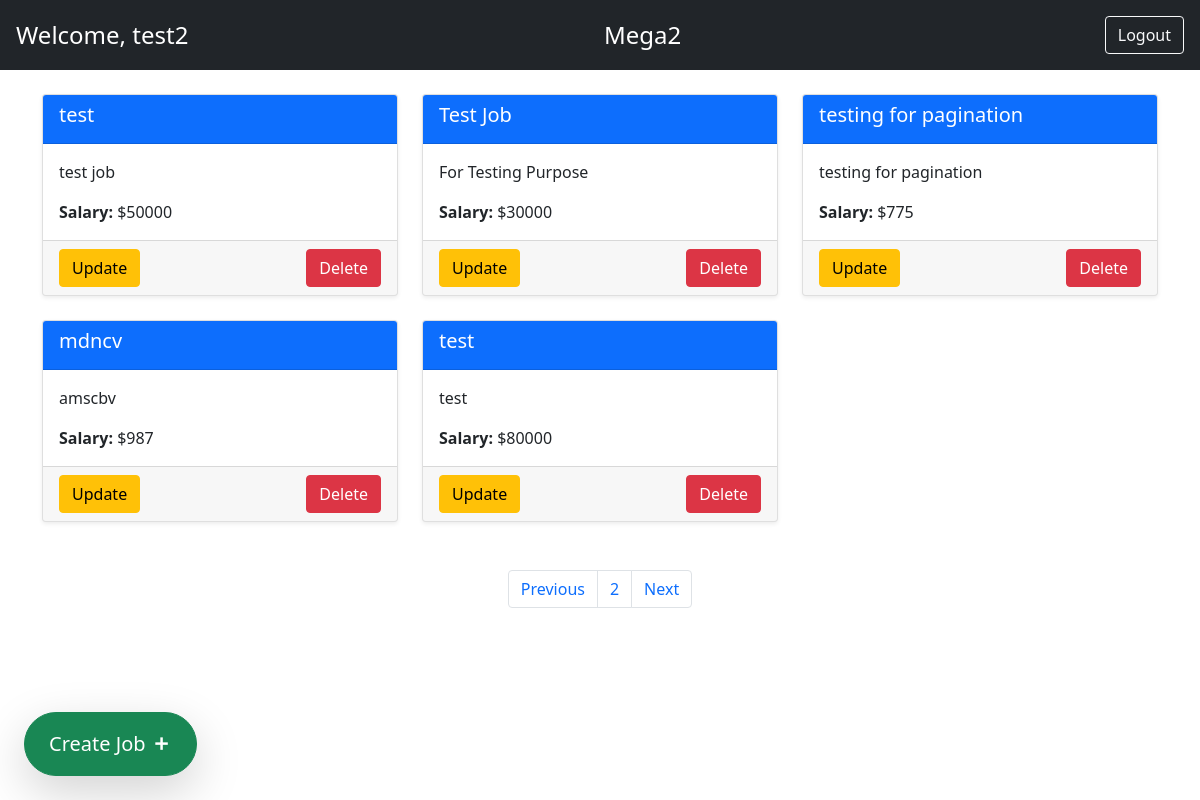
Page /auth/home/?page=2 (signed in) on the committed database.
### authentication/models.py (models this page shows, shortened)
class CustomUser(AbstractBaseUser):
    email = models.EmailField(unique=True)
    first_name = models.CharField(max_length=100)
    is_active = models.BooleanField(default=True)
    objects = CustomUserManager()
    USERNAME_FIELD = 'email'
    REQUIRED_FIELDS = ['first_name']

### jobs/models.py (models this page shows, shortened)
class Company(models.Model):
    user = models.OneToOneField(get_user_model(), on_delete=models.CASCADE)
    name = models.CharField(max_length=255)
    description = models.TextField(blank=True)
    def __str__(self):
        return self.name

class Job(models.Model):
    title = models.CharField(max_length=255)
    description = models.TextField(blank=True)
    salary = models.IntegerField()
    company = models.ForeignKey(Company, on_delete=models.CASCADE, related_name='jobs',null=False)  # One company can have many jobs (for total participation the foreignky has null constraint)

### authentication/views.py (the view, shortened to what this page needs)
# urls.py: path('home/',home_view,name='home')
@login_required
def home_view(request):
    page_num = request.GET.get('page', 1)
    jobs = Job.objects.all()  # pylint: disable=no-member
    paginator = Paginator(jobs, 5)
    page_obj = paginator.get_page(page_num)
    jobs = page_obj.object_list
    if Company.objects.filter(user=request.user).exists():  # pylint: disable=no-member
        company = Company.objects.filter(user=request.user).first()  # pylint: disable=no-member
        res_obj = {'jobs': jobs, 'user': request.user, 'company': company, 'page_obj': page_obj}
        return render(request, 'home.html', res_obj)

### authentication/templates/home.html (shortened to what this page needs)
<!DOCTYPE html>
<html lang="en">
<head>
    <link href="https://cdn.jsdelivr.net/npm/bootstrap@5.0.2/dist/css/bootstrap.min.css" rel="stylesheet">
    <link rel="stylesheet" href="https://cdnjs.cloudflare.com/ajax/libs/remixicon/4.6.0/remixicon.css" />
    </head>
<body>
    <div class="bg-dark text-white p-3">
        <div class="d-flex justify-content-between align-items-center">
            <div class="fs-4">Welcome,
                {% if user.is_authenticated %}
                    {{ user.first_name }}
                {% else %}
                    Guest
                {% endif %}
            </div>
            <div class="fs-4">
                {{company}}
            </div>
            <div>
                {% if user.is_authenticated %}
                    <a href="{% url 'logout' %}" class="btn btn-outline-light ms-2">Logout</a>
                {% else %}
                    <a href="{% url 'login' %}" class="btn btn-outline-light ms-2">Sign In</a>
                    <a href="{% url 'register' %}" class="btn btn-outline-light ms-2">Register</a>
                {% endif %}
            </div>
        </div>
    </div>
    <div class="container mt-4">
        <div class="row">
            {% for job in jobs %}
                <div class="col-md-4 mb-4">
                    <div class="card shadow-sm h-100">
                        <div class="card-header bg-primary text-white">
                            <h5 class="card-title">{{ job.title }}</h5>
                        </div>
                        <div class="card-body">
                            <p class="card-text">{{ job.description|truncatewords:20 }}</p>
                            <p class="card-text"><strong>Salary: </strong>${{ job.salary }}</p>
                        </div>
                        {% if job.company == company %}
                        <div class="card-footer d-flex justify-content-between">
                            <a href="/job/update/{{ job.id }}/" class="btn btn-warning">Update</a>
                            <a href="/job/delete/{{ job.id }}/" class="btn btn-danger">Delete</a>
                        </div>
                        {% endif %}
                    </div>
                </div>
            {% endfor %}
        </div>
        <div class="mt-4" style="width: 100%; display: flex; justify-content: center; align-items: center;">
            <ul class=" pagination">
                {%if page_obj.has_previous %}
                <li class="page-item"><a href="./?page={{page_obj.previous_page_number}}" class="page-link">Previous</a></li>
                {%endif%}
                <li class="page-item"><a href="./?page={{page_obj.number}}" class="page-link">{{page_obj.number}}</a></li>
                {% if page_obj.has_next %}
                <li class="page-item" ><a href="./?page={{page_obj.next_page_number}}" class="page-link">Next</a></li>
                {%endif%}
            </ul>
        </div>
    </div>
    <a href="/job/create/" class="position-fixed bottom-0 start-0 mb-4 ms-4">
        <button class="btn btn-success fs-5 rounded-pill shadow-lg py-3 px-4">Create Job <i class="fw-bold fs-5 ri-add-line"></i> </button>
    </a>
</body>
</html>

### rows in the picture
CustomUser: first_name "test2"
Company: name "Mega2"
Job: title "test", description "test job", salary "50000"
Job: title "Test Job", description "For Testing Purpose", salary "30000"
Job: title "testing for pagination", description "testing for pagination", salary "775"
Job: title "mdncv", description "amscbv", salary "987"
Job: title "test", description "test", salary "80000"

### other values in the picture
{{ page_obj.number }} "2"
